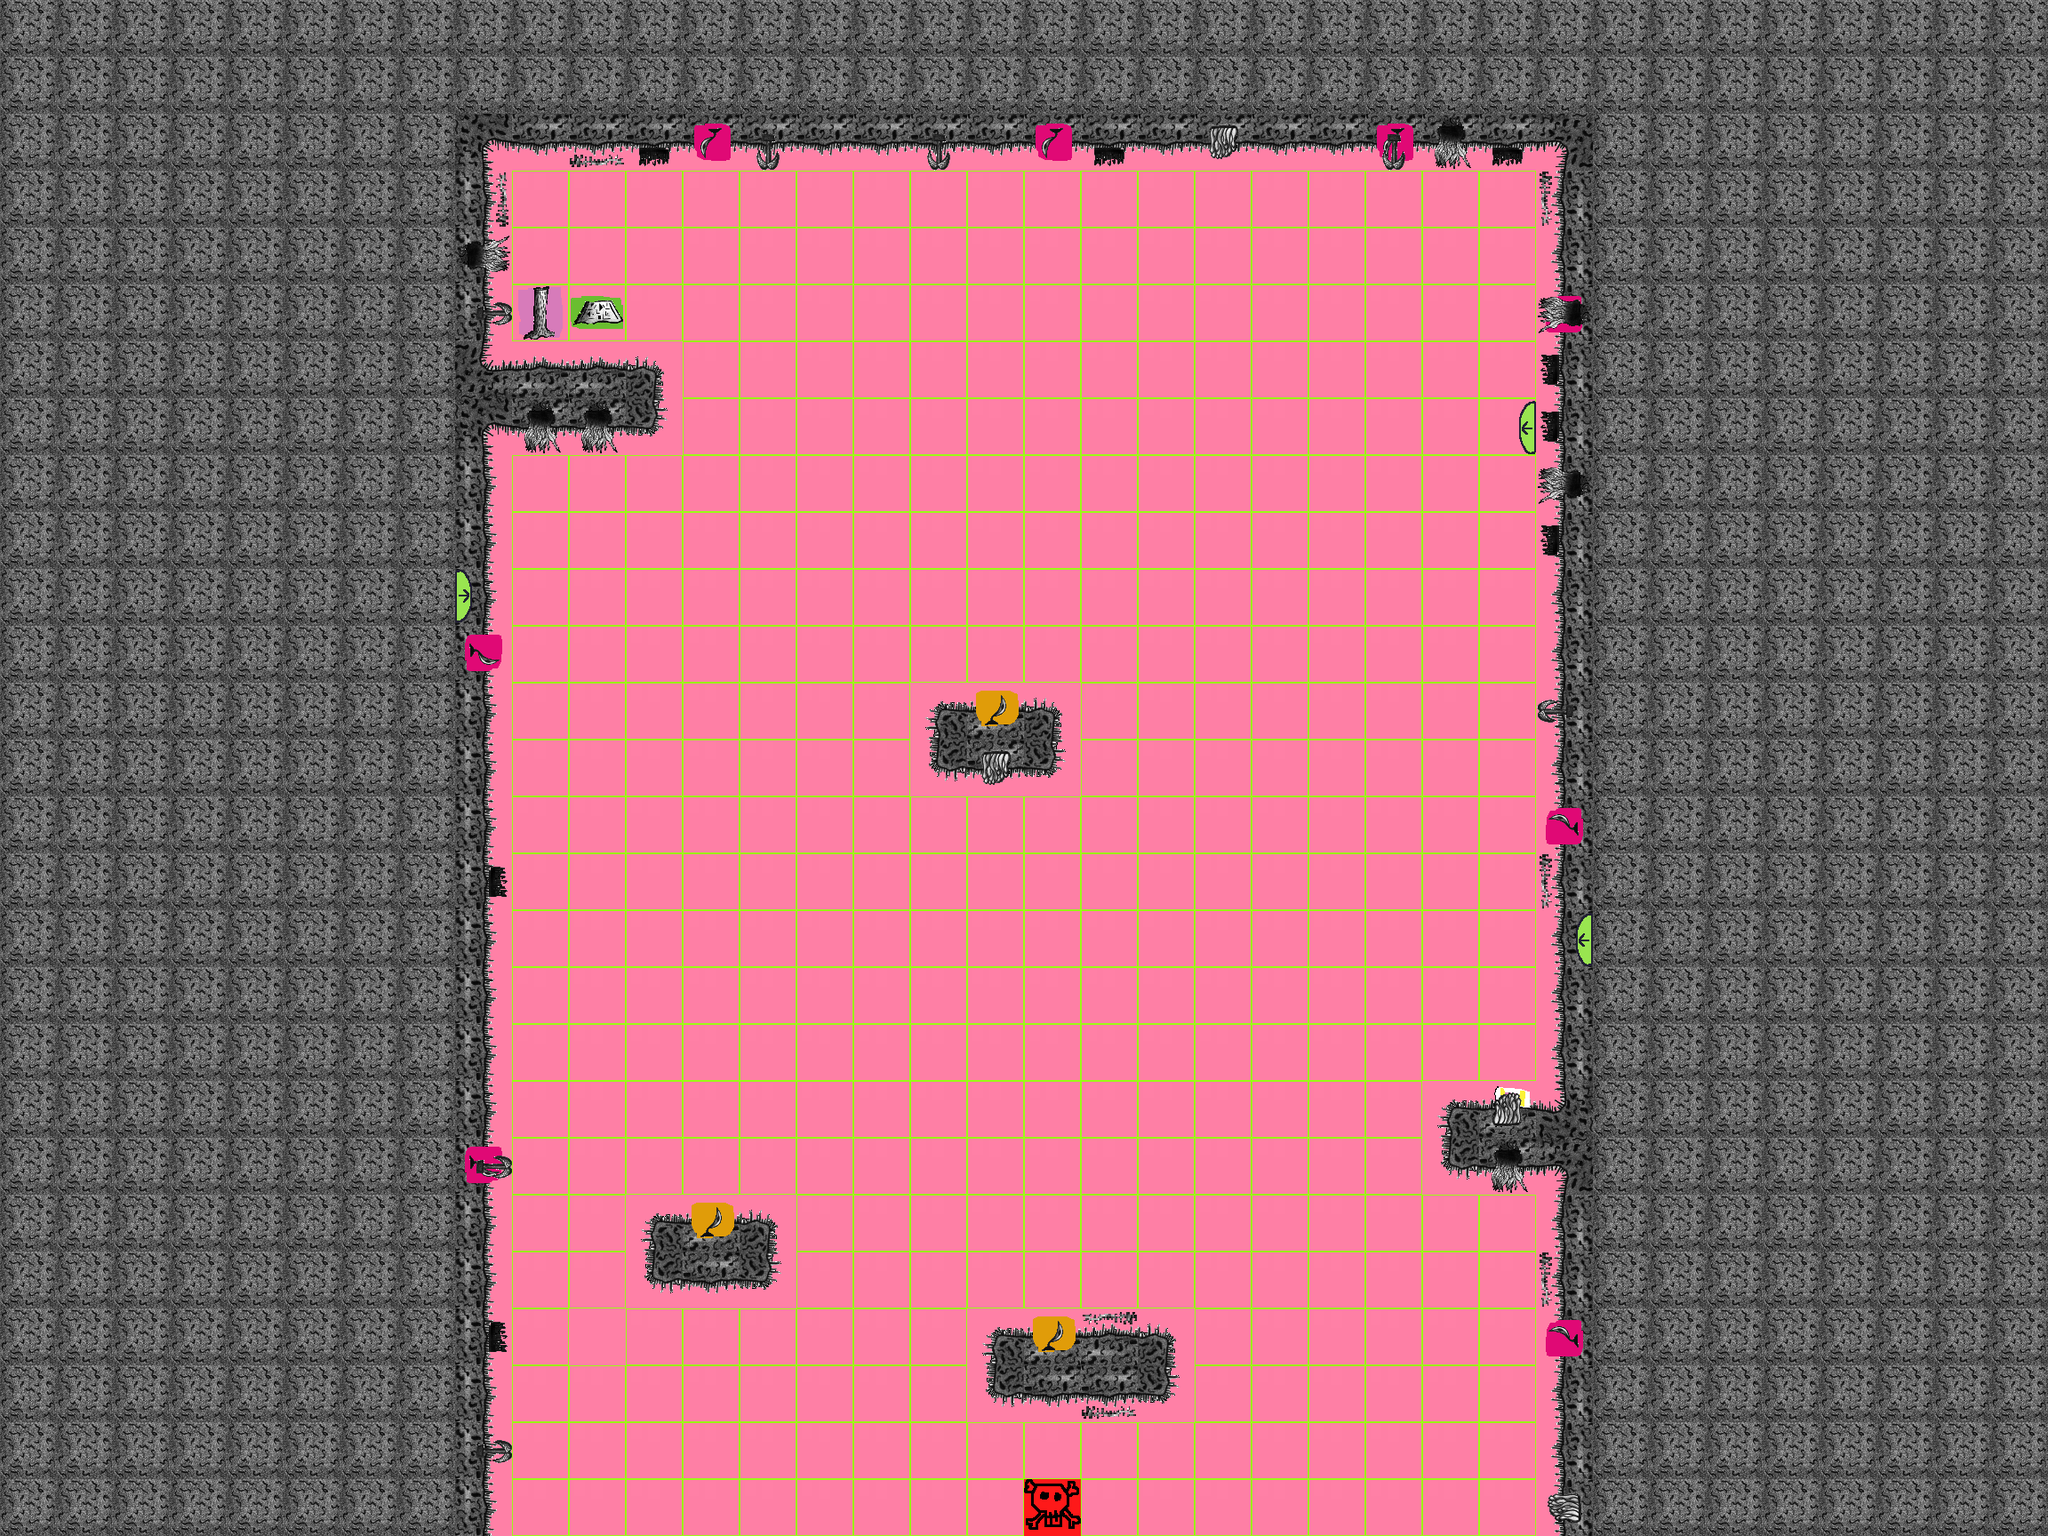

A 2D game scene composited from a Tiled map and its tileset images. What follows is a short description and the map's XML, with every tile layer's data as written:
An orthogonal 36x27 tile map with 64x64 px tiles, 3 tile layers (Tiles, Ingredients, Decorations), 3 tilesets.

<map version="1.0" orientation="orthogonal" renderorder="right-down" width="36" height="27" tilewidth="64" tileheight="64" backgroundcolor="#ff80a6" nextobjectid="1">
 <tileset firstgid="1" source="../Tiles.tsx" />
 <tileset firstgid="51" source="../Ingredients.tsx" />
 <tileset firstgid="101" source="../Decorations.tsx" />
 <layer name="Tiles" width="36" height="27">
  <data encoding="csv">
13,13,13,13,13,13,13,13,13,13,13,13,13,13,13,13,13,13,13,13,13,13,13,13,13,13,13,13,13,13,13,13,13,13,13,13,
13,13,13,13,13,13,13,13,13,13,13,13,13,13,13,13,13,13,13,13,13,13,13,13,13,13,13,13,13,13,13,13,13,13,13,13,
13,13,13,13,13,13,13,13,16,23,23,23,23,23,23,23,23,23,23,23,23,23,23,23,23,23,23,15,13,13,13,13,13,13,13,13,
13,13,13,13,13,13,13,13,14,1,1,1,1,1,1,1,1,1,1,1,1,1,1,1,1,1,1,12,13,13,13,13,13,13,13,13,
13,13,13,13,13,13,13,13,14,1,1,1,1,1,1,1,1,1,1,1,1,1,1,1,1,1,1,12,13,13,13,13,13,13,13,13,
13,13,13,13,13,13,13,13,14,1,1,1,1,1,1,1,1,1,1,1,1,1,1,1,1,1,1,12,13,13,13,13,13,13,13,13,
13,13,13,13,13,13,13,13,6,3,3,4,1,1,1,1,1,1,1,1,1,1,1,1,1,1,1,12,13,13,13,13,13,13,13,13,
13,13,13,13,13,13,13,13,16,23,23,24,1,1,1,1,1,1,1,1,1,1,1,1,1,1,1,12,13,13,13,13,13,13,13,13,
13,13,13,13,13,13,13,13,14,1,1,1,1,1,1,1,1,1,1,1,1,1,1,1,1,1,1,12,13,13,13,13,13,13,13,13,
13,13,13,13,13,13,13,13,14,1,1,1,1,1,1,1,1,1,1,1,1,1,1,1,1,1,1,12,13,13,13,13,13,13,13,13,
13,13,13,13,13,13,13,13,14,1,1,1,1,1,1,1,1,1,1,1,1,1,1,1,1,1,1,12,13,13,13,13,13,13,13,13,
13,13,13,13,13,13,13,13,14,1,1,1,1,1,1,1,1,1,1,1,1,1,1,1,1,1,1,12,13,13,13,13,13,13,13,13,
13,13,13,13,13,13,13,13,14,1,1,1,1,1,1,1,2,3,4,1,1,1,1,1,1,1,1,12,13,13,13,13,13,13,13,13,
13,13,13,13,13,13,13,13,14,1,1,1,1,1,1,1,22,23,24,1,1,1,1,1,1,1,1,12,13,13,13,13,13,13,13,13,
13,13,13,13,13,13,13,13,14,1,1,1,1,1,1,1,1,1,1,1,1,1,1,1,1,1,1,12,13,13,13,13,13,13,13,13,
13,13,13,13,13,13,13,13,14,1,1,1,1,1,1,1,1,1,1,1,1,1,1,1,1,1,1,12,13,13,13,13,13,13,13,13,
13,13,13,13,13,13,13,13,14,1,1,1,1,1,1,1,1,1,1,1,1,1,1,1,1,1,1,12,13,13,13,13,13,13,13,13,
13,13,13,13,13,13,13,13,14,1,1,1,1,1,1,1,1,1,1,1,1,1,1,1,1,1,1,12,13,13,13,13,13,13,13,13,
13,13,13,13,13,13,13,13,14,1,1,1,1,1,1,1,1,1,1,1,1,1,1,1,1,1,1,12,13,13,13,13,13,13,13,13,
13,13,13,13,13,13,13,13,14,1,1,1,1,1,1,1,1,1,1,1,1,1,1,1,1,2,3,5,13,13,13,13,13,13,13,13,
13,13,13,13,13,13,13,13,14,1,1,1,1,1,1,1,1,1,1,1,1,1,1,1,1,22,23,15,13,13,13,13,13,13,13,13,
13,13,13,13,13,13,13,13,14,1,1,2,3,4,1,1,1,1,1,1,1,1,1,1,1,1,1,12,13,13,13,13,13,13,13,13,
13,13,13,13,13,13,13,13,14,1,1,22,23,24,1,1,1,1,1,1,1,1,1,1,1,1,1,12,13,13,13,13,13,13,13,13,
13,13,13,13,13,13,13,13,14,1,0,1,1,1,1,1,1,2,3,3,4,1,1,1,1,1,1,12,13,13,13,13,13,13,13,13,
13,13,13,13,13,13,13,13,14,1,1,1,1,1,1,1,1,22,23,23,24,1,1,1,1,1,1,12,13,13,13,13,13,13,13,13,
13,13,13,13,13,13,13,13,14,1,1,1,1,1,1,1,1,1,1,1,1,1,1,1,1,1,1,12,13,13,13,13,13,13,13,13,
13,13,13,13,13,13,13,13,14,1,1,1,1,1,1,1,1,1,1,1,1,1,1,1,1,1,1,12,13,13,13,13,13,13,13,13
</data>
 </layer>
 <layer name="Ingredients" width="36" height="27">
  <data encoding="csv">
0,0,0,0,0,0,0,0,0,0,0,0,0,0,0,0,0,0,0,0,0,0,0,0,0,0,0,0,0,0,0,0,0,0,0,0,
0,0,0,0,0,0,0,0,0,0,0,0,0,0,0,0,0,0,0,0,0,0,0,0,0,0,0,0,0,0,0,0,0,0,0,0,
0,0,0,0,0,0,0,0,0,0,0,0,132,0,0,0,0,0,132,0,0,0,0,0,132,0,0,0,0,0,0,0,0,0,0,0,
0,0,0,0,0,0,0,0,0,0,0,0,0,0,0,0,0,0,0,0,0,0,0,0,0,0,0,0,0,0,0,0,0,0,0,0,
0,0,0,0,0,0,0,0,0,0,0,0,0,0,0,0,0,0,0,0,0,0,0,0,0,0,0,0,0,0,0,0,0,0,0,0,
0,0,0,0,0,0,0,0,0,57,58,0,0,0,0,0,0,0,0,0,0,0,0,0,0,0,0,131,0,0,0,0,0,0,0,0,
0,0,0,0,0,0,0,0,0,0,0,0,0,0,0,0,0,0,0,0,0,0,0,0,0,0,0,0,0,0,0,0,0,0,0,0,
0,0,0,0,0,0,0,0,0,0,0,0,0,0,0,0,0,0,0,0,0,0,0,0,0,0,62,0,0,0,0,0,0,0,0,0,
0,0,0,0,0,0,0,0,0,0,0,0,0,0,0,0,0,0,0,0,0,0,0,0,0,0,0,0,0,0,0,0,0,0,0,0,
0,0,0,0,0,0,0,0,0,0,0,0,0,0,0,0,0,0,0,0,0,0,0,0,0,0,0,0,0,0,0,0,0,0,0,0,
0,0,0,0,0,0,0,0,66,0,0,0,0,0,0,0,0,0,0,0,0,0,0,0,0,0,0,0,0,0,0,0,0,0,0,0,
0,0,0,0,0,0,0,0,122,0,0,0,0,0,0,0,0,0,0,0,0,0,0,0,0,0,0,0,0,0,0,0,0,0,0,0,
0,0,0,0,0,0,0,0,0,0,0,0,0,0,0,0,0,123,0,0,0,0,0,0,0,0,0,0,0,0,0,0,0,0,0,0,
0,0,0,0,0,0,0,0,0,0,0,0,0,0,0,0,0,0,0,0,0,0,0,0,0,0,0,0,0,0,0,0,0,0,0,0,
0,0,0,0,0,0,0,0,0,0,0,0,0,0,0,0,0,0,0,0,0,0,0,0,0,0,0,131,0,0,0,0,0,0,0,0,
0,0,0,0,0,0,0,0,0,0,0,0,0,0,0,0,0,0,0,0,0,0,0,0,0,0,0,0,0,0,0,0,0,0,0,0,
0,0,0,0,0,0,0,0,0,0,0,0,0,0,0,0,0,0,0,0,0,0,0,0,0,0,0,62,0,0,0,0,0,0,0,0,
0,0,0,0,0,0,0,0,0,0,0,0,0,0,0,0,0,0,0,0,0,0,0,0,0,0,0,0,0,0,0,0,0,0,0,0,
0,0,0,0,0,0,0,0,0,0,0,0,0,0,0,0,0,0,0,0,0,0,0,0,0,0,0,0,0,0,0,0,0,0,0,0,
0,0,0,0,0,0,0,0,0,0,0,0,0,0,0,0,0,0,0,0,0,0,0,0,0,0,61,0,0,0,0,0,0,0,0,0,
0,0,0,0,0,0,0,0,122,0,0,0,0,0,0,0,0,0,0,0,0,0,0,0,0,0,0,0,0,0,0,0,0,0,0,0,
0,0,0,0,0,0,0,0,0,0,0,0,123,0,0,0,0,0,0,0,0,0,0,0,0,0,0,0,0,0,0,0,0,0,0,0,
0,0,0,0,0,0,0,0,0,0,0,0,0,0,0,0,0,0,0,0,0,0,0,0,0,0,0,0,0,0,0,0,0,0,0,0,
0,0,0,0,0,0,0,0,0,0,0,0,0,0,0,0,0,0,123,0,0,0,0,0,0,0,0,131,0,0,0,0,0,0,0,0,
0,0,0,0,0,0,0,0,0,0,0,0,0,0,0,0,0,0,0,0,0,0,0,0,0,0,0,0,0,0,0,0,0,0,0,0,
0,0,0,0,0,0,0,0,0,0,0,0,0,0,0,0,0,0,0,0,0,0,0,0,0,0,0,0,0,0,0,0,0,0,0,0,
0,0,0,0,0,0,0,0,0,0,0,0,0,0,0,0,0,0,71,0,0,0,0,0,0,0,0,0,0,0,0,0,0,0,0,0
</data>
 </layer>
 <layer name="Decorations" width="36" height="27">
  <data encoding="csv">
0,0,0,0,0,0,0,0,0,0,0,0,0,0,0,0,0,0,0,0,0,0,0,0,0,0,0,0,0,0,0,0,0,0,0,0,
0,0,0,0,0,0,0,0,0,0,0,0,0,0,0,0,0,0,0,0,0,0,0,0,0,0,0,0,0,0,0,0,0,0,0,0,
0,0,0,0,0,0,0,0,0,0,120,114,0,118,0,0,118,0,0,114,0,116,0,0,118,112,114,0,0,0,0,0,0,0,0,0,
0,0,0,0,0,0,0,0,110,0,0,0,0,0,0,0,0,0,0,0,0,0,0,0,0,0,0,119,0,0,0,0,0,0,0,0,
0,0,0,0,0,0,0,0,102,0,0,0,0,0,0,0,0,0,0,0,0,0,0,0,0,0,0,0,0,0,0,0,0,0,0,0,
0,0,0,0,0,0,0,0,108,0,0,0,0,0,0,0,0,0,0,0,0,0,0,0,0,0,0,111,0,0,0,0,0,0,0,0,
0,0,0,0,0,0,0,0,0,0,0,0,0,0,0,0,0,0,0,0,0,0,0,0,0,0,0,113,0,0,0,0,0,0,0,0,
0,0,0,0,0,0,0,0,0,112,112,0,0,0,0,0,0,0,0,0,0,0,0,0,0,0,0,113,0,0,0,0,0,0,0,0,
0,0,0,0,0,0,0,0,0,0,0,0,0,0,0,0,0,0,0,0,0,0,0,0,0,0,0,111,0,0,0,0,0,0,0,0,
0,0,0,0,0,0,0,0,0,0,0,0,0,0,0,0,0,0,0,0,0,0,0,0,0,0,0,113,0,0,0,0,0,0,0,0,
0,0,0,0,0,0,0,0,0,0,0,0,0,0,0,0,0,0,0,0,0,0,0,0,0,0,0,0,0,0,0,0,0,0,0,0,
0,0,0,0,0,0,0,0,0,0,0,0,0,0,0,0,0,0,0,0,0,0,0,0,0,0,0,0,0,0,0,0,0,0,0,0,
0,0,0,0,0,0,0,0,0,0,0,0,0,0,0,0,0,0,0,0,0,0,0,0,0,0,0,117,0,0,0,0,0,0,0,0,
0,0,0,0,0,0,0,0,0,0,0,0,0,0,0,0,0,116,0,0,0,0,0,0,0,0,0,0,0,0,0,0,0,0,0,0,
0,0,0,0,0,0,0,0,0,0,0,0,0,0,0,0,0,0,0,0,0,0,0,0,0,0,0,0,0,0,0,0,0,0,0,0,
0,0,0,0,0,0,0,0,104,0,0,0,0,0,0,0,0,0,0,0,0,0,0,0,0,0,0,119,0,0,0,0,0,0,0,0,
0,0,0,0,0,0,0,0,0,0,0,0,0,0,0,0,0,0,0,0,0,0,0,0,0,0,0,0,0,0,0,0,0,0,0,0,
0,0,0,0,0,0,0,0,0,0,0,0,0,0,0,0,0,0,0,0,0,0,0,0,0,0,0,0,0,0,0,0,0,0,0,0,
0,0,0,0,0,0,0,0,0,0,0,0,0,0,0,0,0,0,0,0,0,0,0,0,0,0,0,0,0,0,0,0,0,0,0,0,
0,0,0,0,0,0,0,0,0,0,0,0,0,0,0,0,0,0,0,0,0,0,0,0,0,0,105,0,0,0,0,0,0,0,0,0,
0,0,0,0,0,0,0,0,108,0,0,0,0,0,0,0,0,0,0,0,0,0,0,0,0,0,112,0,0,0,0,0,0,0,0,0,
0,0,0,0,0,0,0,0,0,0,0,0,0,0,0,0,0,0,0,0,0,0,0,0,0,0,0,0,0,0,0,0,0,0,0,0,
0,0,0,0,0,0,0,0,0,0,0,0,0,0,0,0,0,0,0,0,0,0,0,0,0,0,0,119,0,0,0,0,0,0,0,0,
0,0,0,0,0,0,0,0,104,0,0,0,0,0,0,0,0,0,0,109,0,0,0,0,0,0,0,0,0,0,0,0,0,0,0,0,
0,0,0,0,0,0,0,0,0,0,0,0,0,0,0,0,0,0,0,120,0,0,0,0,0,0,0,0,0,0,0,0,0,0,0,0,
0,0,0,0,0,0,0,0,108,0,0,0,0,0,0,0,0,0,0,0,0,0,0,0,0,0,0,0,0,0,0,0,0,0,0,0,
0,0,0,0,0,0,0,0,0,0,0,0,0,0,0,0,0,0,0,0,0,0,0,0,0,0,0,115,0,0,0,0,0,0,0,0
</data>
 </layer>
</map>
